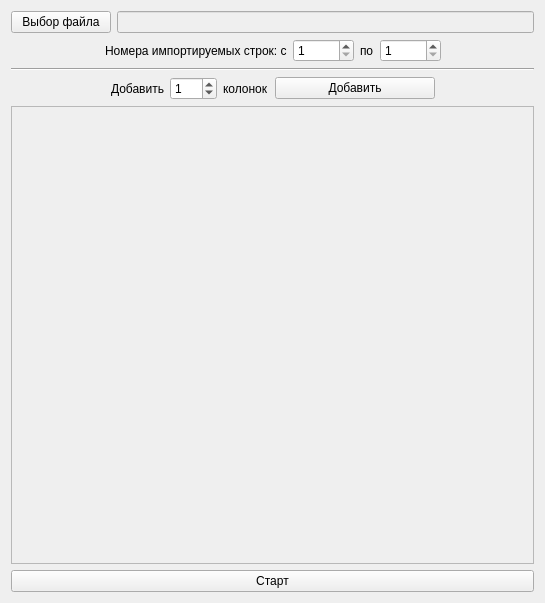
<?xml version="1.0" encoding="UTF-8"?>
<ui version="4.0">
 <class>Form</class>
 <widget class="QWidget" name="Form">
  <property name="geometry">
   <rect>
    <x>0</x>
    <y>0</y>
    <width>545</width>
    <height>603</height>
   </rect>
  </property>
  <property name="windowTitle">
   <string>Form</string>
  </property>
  <layout class="QVBoxLayout" name="verticalLayout_2">
   <item>
    <layout class="QHBoxLayout" name="horizontalLayout_3">
     <item>
      <widget class="QPushButton" name="pushButton_file_select">
       <property name="minimumSize">
        <size>
         <width>100</width>
         <height>0</height>
        </size>
       </property>
       <property name="text">
        <string>Выбор файла</string>
       </property>
      </widget>
     </item>
     <item>
      <widget class="QLineEdit" name="lineEdit_file_path">
       <property name="enabled">
        <bool>false</bool>
       </property>
       <property name="readOnly">
        <bool>true</bool>
       </property>
      </widget>
     </item>
    </layout>
   </item>
   <item>
    <layout class="QHBoxLayout" name="horizontalLayout">
     <item>
      <spacer name="horizontalSpacer_2">
       <property name="orientation">
        <enum>Qt::Horizontal</enum>
       </property>
       <property name="sizeHint" stdset="0">
        <size>
         <width>40</width>
         <height>20</height>
        </size>
       </property>
      </spacer>
     </item>
     <item>
      <widget class="QLabel" name="label">
       <property name="text">
        <string>Номера импортируемых строк: с</string>
       </property>
      </widget>
     </item>
     <item>
      <widget class="QSpinBox" name="spinBox_start_row">
       <property name="minimum">
        <number>1</number>
       </property>
       <property name="maximum">
        <number>99999</number>
       </property>
       <property name="value">
        <number>1</number>
       </property>
      </widget>
     </item>
     <item>
      <widget class="QLabel" name="label_4">
       <property name="text">
        <string>по</string>
       </property>
      </widget>
     </item>
     <item>
      <widget class="QSpinBox" name="spinBox_end_row">
       <property name="minimum">
        <number>1</number>
       </property>
       <property name="maximum">
        <number>99999</number>
       </property>
       <property name="value">
        <number>1</number>
       </property>
      </widget>
     </item>
     <item>
      <spacer name="horizontalSpacer">
       <property name="orientation">
        <enum>Qt::Horizontal</enum>
       </property>
       <property name="sizeHint" stdset="0">
        <size>
         <width>40</width>
         <height>20</height>
        </size>
       </property>
      </spacer>
     </item>
    </layout>
   </item>
   <item>
    <widget class="Line" name="line">
     <property name="orientation">
      <enum>Qt::Horizontal</enum>
     </property>
    </widget>
   </item>
   <item>
    <layout class="QHBoxLayout" name="horizontalLayout_2">
     <item>
      <spacer name="horizontalSpacer_3">
       <property name="orientation">
        <enum>Qt::Horizontal</enum>
       </property>
       <property name="sizeHint" stdset="0">
        <size>
         <width>40</width>
         <height>20</height>
        </size>
       </property>
      </spacer>
     </item>
     <item>
      <widget class="QLabel" name="label_2">
       <property name="text">
        <string>Добавить</string>
       </property>
      </widget>
     </item>
     <item>
      <widget class="QSpinBox" name="spinBox_add_columns">
       <property name="suffix">
        <string/>
       </property>
       <property name="prefix">
        <string/>
       </property>
       <property name="maximum">
        <number>999</number>
       </property>
       <property name="value">
        <number>1</number>
       </property>
       <property name="displayIntegerBase">
        <number>10</number>
       </property>
      </widget>
     </item>
     <item>
      <widget class="QLabel" name="label_3">
       <property name="text">
        <string>колонок</string>
       </property>
      </widget>
     </item>
     <item>
      <widget class="QPushButton" name="pushButton_add_columns">
       <property name="minimumSize">
        <size>
         <width>160</width>
         <height>0</height>
        </size>
       </property>
       <property name="text">
        <string>Добавить</string>
       </property>
      </widget>
     </item>
     <item>
      <spacer name="horizontalSpacer_5">
       <property name="orientation">
        <enum>Qt::Horizontal</enum>
       </property>
       <property name="sizeHint" stdset="0">
        <size>
         <width>40</width>
         <height>20</height>
        </size>
       </property>
      </spacer>
     </item>
    </layout>
   </item>
   <item>
    <widget class="QScrollArea" name="scrollArea">
     <property name="sizePolicy">
      <sizepolicy hsizetype="Expanding" vsizetype="Expanding">
       <horstretch>0</horstretch>
       <verstretch>0</verstretch>
      </sizepolicy>
     </property>
     <property name="widgetResizable">
      <bool>true</bool>
     </property>
     <property name="alignment">
      <set>Qt::AlignLeading|Qt::AlignLeft|Qt::AlignVCenter</set>
     </property>
     <widget class="QWidget" name="scrollAreaWidgetContents">
      <property name="geometry">
       <rect>
        <x>0</x>
        <y>0</y>
        <width>525</width>
        <height>455</height>
       </rect>
      </property>
      <layout class="QVBoxLayout" name="verticalLayout">
       <item>
        <layout class="QFormLayout" name="formLayout"/>
       </item>
      </layout>
     </widget>
    </widget>
   </item>
   <item>
    <widget class="QPushButton" name="pushButton_import_start">
     <property name="text">
      <string>Старт</string>
     </property>
    </widget>
   </item>
  </layout>
 </widget>
 <resources/>
 <connections/>
</ui>
